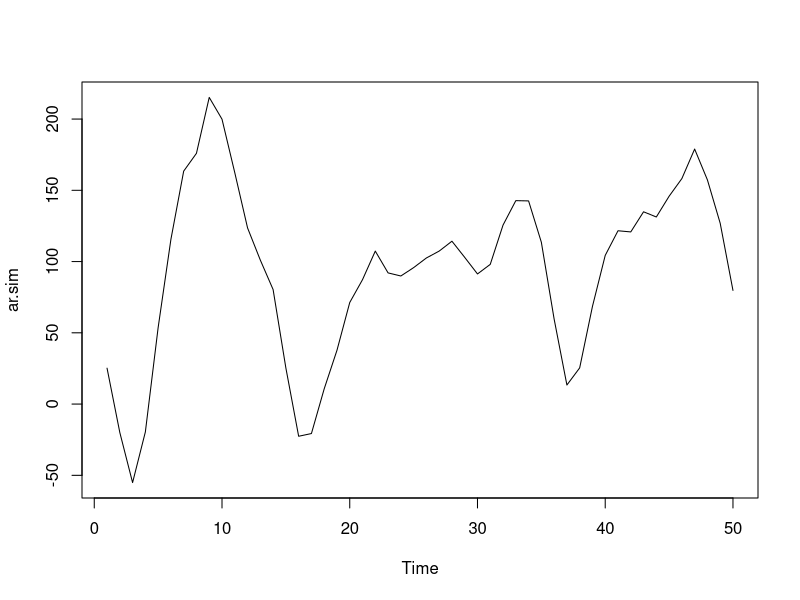
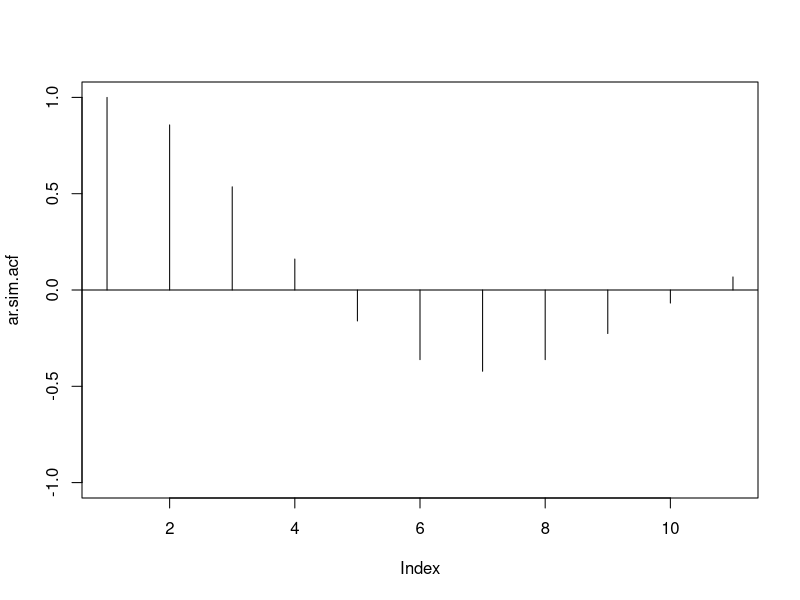
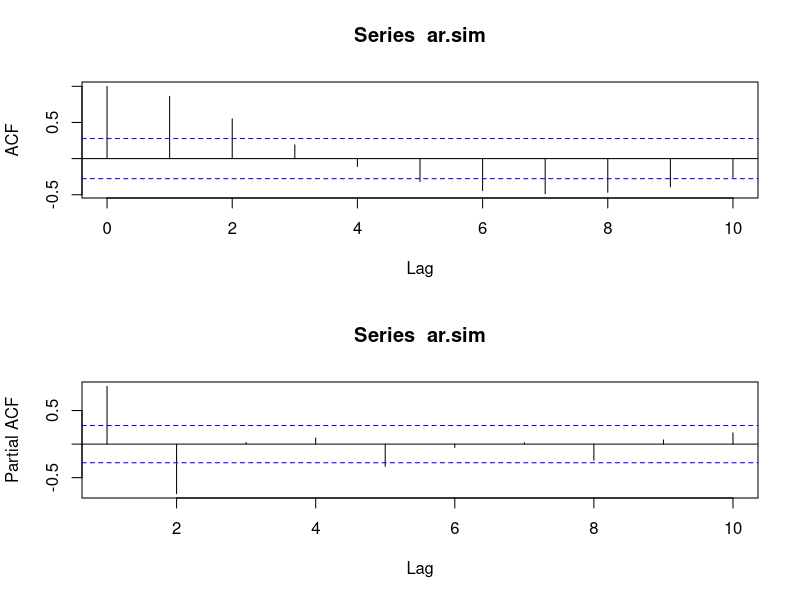
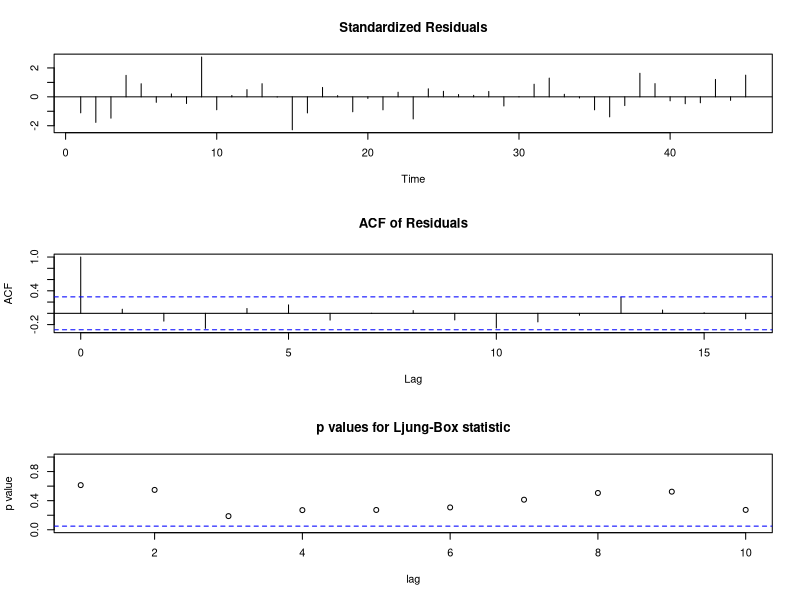
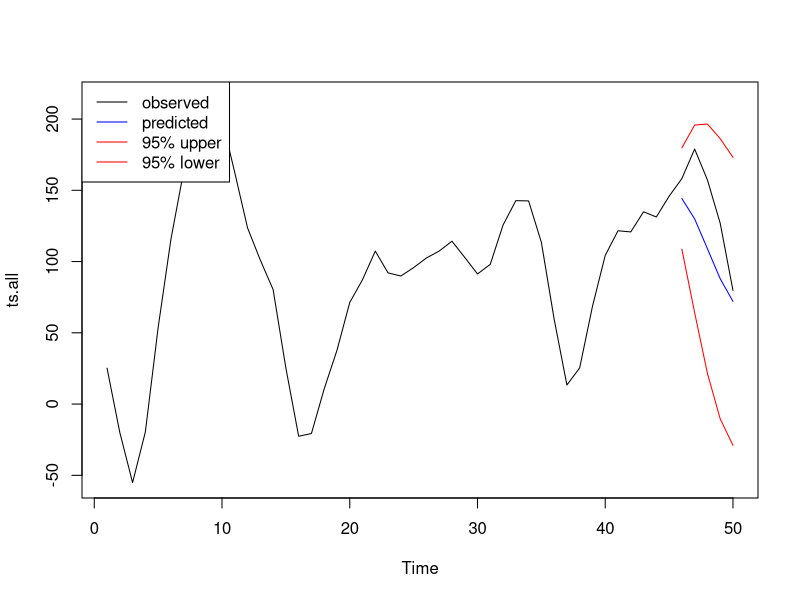

These charts were generated, in order, by the following R code:
# Remove all objects stored in the workspace
rm(list=ls())

# Generate nobs values from a ar(2)
set.seed(0)
nobs=50
mod.list=list(ar=c(1.5,-.75))
sd.eps=sqrt(400)
mu=100
ar.sim=arima.sim(model=mod.list, n=nobs, sd=sd.eps) + mu

##### Answers
### (a)
plot(ar.sim)

### (b)
ar.sim.acf=ARMAacf(ar=c(1.5,-.75), lag.max=10)
print(ar.sim.acf)
plot(ar.sim.acf, type='h', ylim=c(-1,1))
abline(h=0)

### (c)
opar=par(mfrow=c(2,1))
acf(ar.sim, lag.max=10)
pacf(ar.sim, lag.max=10)
par(opar)

### (d)
x=window(ar.sim, start=1, end=nobs-5) # select the first nobs-5 observations
xf=window(ar.sim, start=nobs-4, end=nobs)  # select the last 5 observations
fit0=arima(x, order=c(2,0,0), method="ML")
print(fit0)

### (e)
tsdiag(fit0)

### (f)
fit0.pred=predict(object=fit0, n.ahead = 5)
require(forecast)
acc.fc.fit0=accuracy(fit0.pred$pred, x=xf)
pred.int.wd=1.96*fit0.pred$se
ts.all=ts.union(ar.sim,
                fit0.pred$pred,
                fit0.pred$pred+pred.int.wd,
                fit0.pred$pred-pred.int.wd)
plot(ts.all,
     plot.type='single',
     col=c('black', 'blue', 'red', 'red'))
legend('topleft', lty=c(1,1,1), 
       col=c('black', 'blue', 'red', 'red'),
       legend=c('observed','predicted','95% upper','95% lower'))